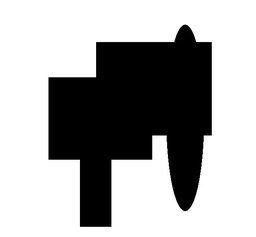
#> input picture notebooks/AOF 2D/yyy.jpg, 256 x 237 px, shrunk from 602 x 558 before the run
$ jupyter execute horse.ipynb
#> lines starting #> are read from the running program, lines starting #| are printed output that depends on the picture; after the words box and inside, x2 and y2 are one past the last pixel; in counts of white or black regions, pixels touching at a corner belong together
[cell 1]
import matplotlib.pyplot as plt
import matplotlib.image as mpimg
import math
import numpy as np
import scipy.ndimage.morphology as morphOps
from PIL import Image

[cell 2]
def rgb2gray(rgb):
    return np.dot(rgb[...,:3], [0.2989, 0.5870, 0.1140])

[cell 3]
fileName = "yyy.jpg"
I=Image.open(fileName)
#> I is the input picture: PIL image 256x237 RGB; min 0, max 255, mean 168.6
I

[cell 4]
I = I.resize((np.array(I.size) * 0.3).astype(int))
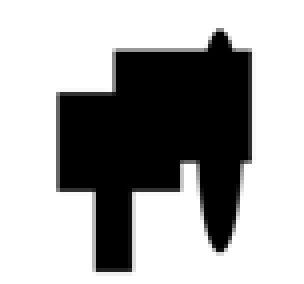
#> I: PIL image 76x71 RGB (shown 4 times larger); min 0, max 255, mean 168.6
I = np.asarray(I)

[cell 5]
I = rgb2gray(I)
# I = 1 - I
I[I<128] = 1
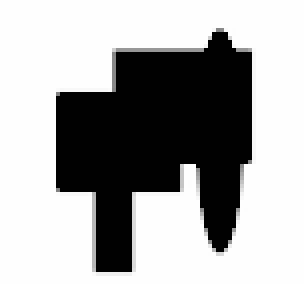
#> I: shape (71, 76) float64 (shown 4 times larger); min 1, max 255, mean 167.3
I[I>128] = 0
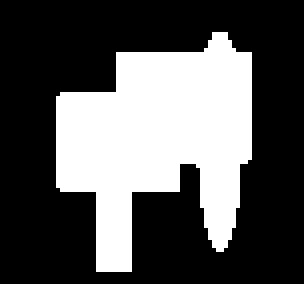
#> I: shape (71, 76) float64 (shown 4 times larger); values 0 (black) and 1 (white), 33.8% white; 1 white region, box (x1, y1, x2, y2) and area: (14, 8, 63, 68) 1823
print(I.shape)
#| (71, 76)

[cell 6]
plt.figure(figsize=(10, 10), dpi=80)
imgplot = plt.imshow(I)
plt.show()

[cell 7]
number_of_samples = 60
epsilon = 1
flux_threshold = 18

[cell 8]
distImage,IDX = morphOps.distance_transform_edt(I,return_indices=True)
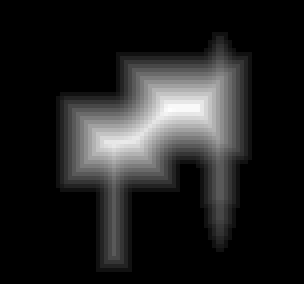
#> distImage: shape (71, 76) float64 (shown 4 times larger); min 0, max 14.32, mean 1.81; drawn with min black and max white

[cell 9]
distImage.shape
#> Out = (71, 76)

[cell 10]
plt.figure(figsize=(10, 10), dpi=80)
plt.imshow(distImage)
plt.show()

[cell 11]
def sample_sphere_2D(number_of_samples):
#> called with number_of_samples = 60
    sphere_points = np.zeros((number_of_samples,2))
    alpha = (2*math.pi)/(number_of_samples)
    for i in range(number_of_samples):
        sphere_points[i][0] = math.cos(alpha*(i-1))
        sphere_points[i][1] = math.sin(alpha*(i-1))
    return sphere_points

[cell 12]
sphere_points = sample_sphere_2D(number_of_samples)

[cell 13]
def sub2ind(array_shape, rows, cols):
    ind = rows*array_shape[1] + cols
    ind[ind < 0] = -1
    ind[ind >= array_shape[0]*array_shape[1]] = -1
    return ind

def ind2sub(array_shape, ind):
    ind[ind < 0] = -1
    ind[ind >= array_shape[0]*array_shape[1]] = -1
    rows = (ind.astype('int') / array_shape[1])
    cols = ind % array_shape[1]
    return (rows, cols)

def compute_aof(distImage ,IDX,sphere_points,epsilon):

#> called with IDX = array of shape (2, 71, 76), sphere_points = array of shape (60, 2), epsilon = 1
    m = distImage.shape[0]
#> m = 71
    n = distImage.shape[1]
#> n = 76
    normals = np.zeros(sphere_points.shape)
    fluxImage = np.zeros((m,n))
    for t in range(0,number_of_samples):
        normals[t] = sphere_points[t]
    sphere_points = sphere_points * epsilon

    XInds = IDX[0]
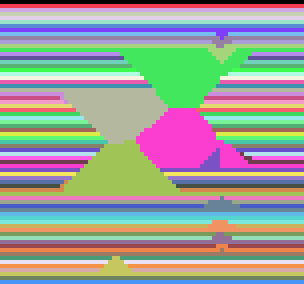
#> XInds: shape (71, 76) int32 (shown 4 times larger); 71 distinct labels, from 0 to 70; one colour per label, 0 black
    YInds = IDX[1]
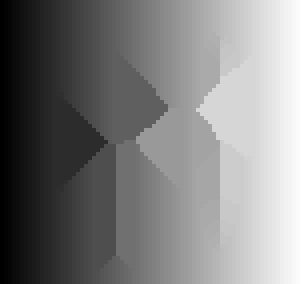
#> YInds: shape (71, 76) int32 (shown 4 times larger); min 0, max 75, mean 37.4; drawn with min black and max white

    for i in range(0,m):
        print(i)
        for j in range(0,n):
            flux_value = 0
            if (distImage[i][j] > -1.5):
                if( i > epsilon and j > epsilon and i < m - epsilon and j < n - epsilon ):
#                   sum over dot product of normal and the gradient vector field (q-dot)
                    for ind in range (0,number_of_samples):

#                       a point on the sphere
                        px = i+sphere_points[ind][0]+0.5;
                        py = j+sphere_points[ind][1]+0.5;


#                       the indices of the grid cell that sphere points fall into
                        cI = math.floor(i+sphere_points[ind][0]+0.5)
                        cJ = math.floor(j+sphere_points[ind][1]+0.5)


#                       closest point on the boundary to that sphere point

                        bx = XInds[cI][cJ]
                        by = YInds[cI][cJ]
#                       the vector connect them
                        qq = [bx-px,by-py]

                        d = np.linalg.norm(qq)
                        if(d!=0):
                            qq = qq / d
                        else:
                            qq = [0,0]
                        flux_value = flux_value + np.dot(qq,normals[ind])
            fluxImage[i][j] = flux_value
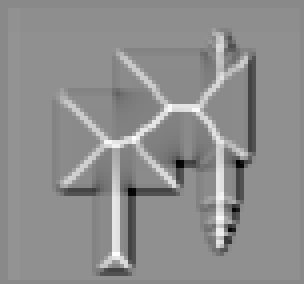
#> fluxImage: shape (71, 76) float64 (shown 4 times larger); min -51.59, max 44.04, mean 1.8; drawn with min black and max white
    return fluxImage

[cell 14]
fluxImage = compute_aof(distImage,IDX,sphere_points,epsilon)

[cell 15]
print(fluxImage.shape)
#| (71, 76)

[cell 16]
plt.figure(figsize=(10, 10), dpi=80)
plt.imshow(fluxImage)

[cell 17]
skeletonImage = fluxImage
skeletonImage[fluxImage < flux_threshold] = 0
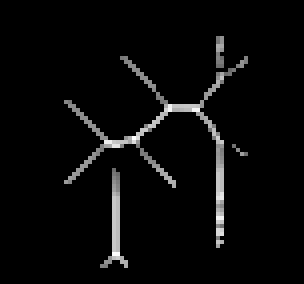
#> skeletonImage: shape (71, 76) float64 (shown 4 times larger); min 0, max 44.04, mean 1.5; drawn with min black and max white
skeletonImage[fluxImage > flux_threshold] = 1
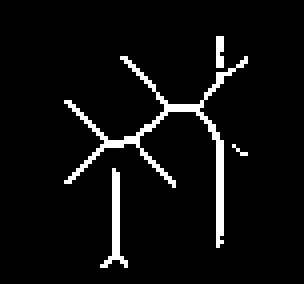
#> skeletonImage: shape (71, 76) float64 (shown 4 times larger); values 0 (black) and 1 (white), 5.4% white in thin lines or dots, all inside (x1, y1, x2, y2) = (16, 9, 62, 67)

$ run again, with notebooks/AOF 2D/horse.png saved as notebooks/AOF 2D/yyy.jpg
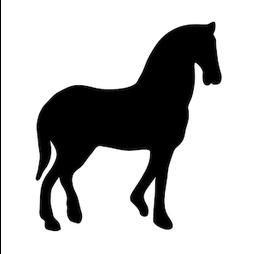
#> input picture notebooks/AOF 2D/horse.png, 256 x 254 px, shrunk from 300 x 298 before the run
#> I is the input picture: PIL image 256x254 RGB; min 0, max 255, mean 188.1
#| (76, 76)
#> XInds: shape (76, 76) int32; 76 distinct labels, from 0 to 75
#> after the loop in compute_aof, `for i in range(0,m):`:
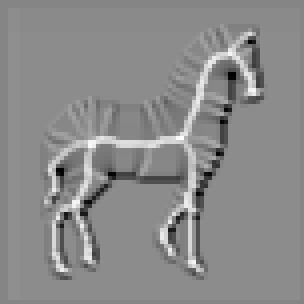
#> fluxImage: shape (76, 76) float64 (shown 4 times larger); min -51.59, max 46.82, mean 2.1; drawn with min black and max white
#| (76, 76)
#> `skeletonImage[fluxImage > flux_threshold] = 1`:
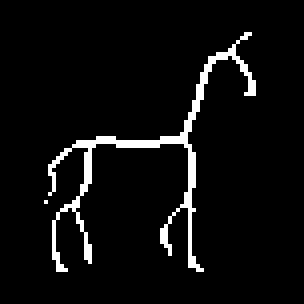
#> skeletonImage: shape (76, 76) float64 (shown 4 times larger); values 0 (black) and 1 (white), 5.1% white in thin lines or dots, all inside (x1, y1, x2, y2) = (11, 8, 64, 68)
